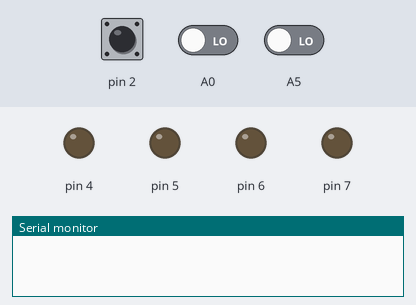
Recording of a sketch running on a simulated Arduino Uno, built with avr-gcc and run on an emulated ATmega328P. Shown: output pins drawn as LEDs (lit = HIGH), the last lines printed to the serial monitor. Dashed ring = blinking. The inputs (shaded band) are chosen by the test bench; at power-on: pin 2 HIGH, A5 LOW, A0 LOW. Random numbers use the default seed unless the sketch sets one; EEPROM starts erased.

Above: at 4.2 s.
4.3 s: pin 2 pulsed HIGH 2 times (0.12 s each, 0.3 s apart)
At 5.4 s:
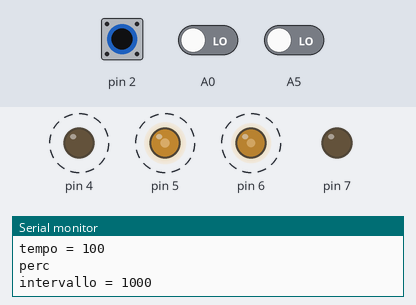
At 5.95 s:
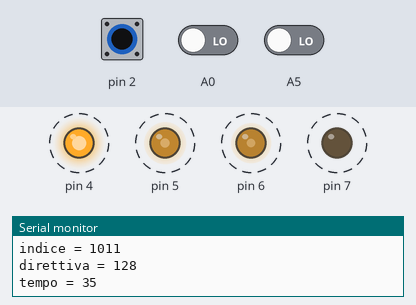
7.3 s: A5 driven HIGH
At 8.13 s:
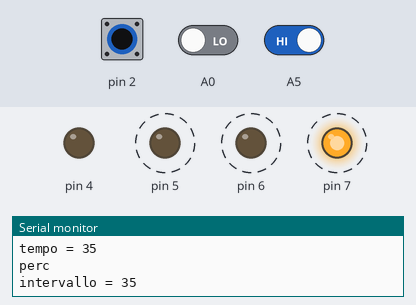
10.3 s: A5 driven LOW
13.3 s: A0 driven HIGH
Timing chart, 0 to 17.3 s (numbered marks = the images above; inputs shaded):
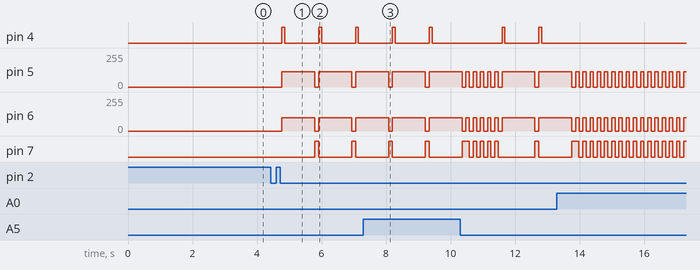

Measured:
- after the input at 4.3 s, pin 4: alternates HIGH for 0.09 s and LOW for 1.1 s, starting after 0.47 s; pin 5: alternates 115/255 for 1.0 s and 0/255 for 0.12 s, starting after 0.47 s; pin 6: alternates 100/255 for 1.0 s and 0/255 for 0.12 s, starting after 0.47 s; pin 7: alternates HIGH for 0.12 s and LOW for 1.0 s, starting after 1.5 s

The sketch:

tesina.ino
```cpp
/* Filippo Bertoncelli progetto tesina*/
#include <EEPROM.h>

char dato;
int mills;
int indS = 0;
boolean dirR = 0,dirL = 0;
int prevmills = 0;
boolean control;
int intervallo=0x23;
int interval = 1000;
int indW = 0;
int indR = 0;
int salv[]={
  0,0,0,0,0,0,0,0,0,0};
byte directive;
boolean interr=false;


void setup(){
  EEPROM.write(1011,0x80);//svolta destra
  EEPROM.write(1012,0x23);//tempo svolta
  EEPROM.write(1013,0x05);//avanti
  EEPROM.write(1014,0x64);//tempo avanti
  EEPROM.write(1015,0x40);//svolta destra
  EEPROM.write(1016,0x23);//tempo svolta
  EEPROM.write(1017,0x01);//fine intervallo svolta
  EEPROM.write(1018,0x40);//svolta destra
  EEPROM.write(1019,0x23);//tempo svolta
  EEPROM.write(1020,0x05);//avanti
  EEPROM.write(1021,0x64);//tempo avanti
  EEPROM.write(1022,0x80);//svolta destra
  EEPROM.write(1023,0x23);//tempo svolta
  Serial.begin(9600);
  attachInterrupt(0,toggle,FALLING);
  pinMode(4,OUTPUT);
  pinMode(7,OUTPUT);
  pinMode(5,OUTPUT);
  pinMode(6,OUTPUT);
  pinMode(A0,INPUT);
  pinMode(A5,INPUT);
  pinMode(A1,INPUT);
}

void loop(){
  if (interr){
    mills = millis();
    if(mills-prevmills>interval)
    {
      if (indR == 1014 || indR == 1020){
        control = true;
        Serial.println("control vero");
      }
      Serial.println("intervallo finito");
      prevmills = mills;
      directive = EEPROM.read(indR);
      Serial.print("indice = ");
      Serial.println(indR);
      Serial.print("direttiva = ");
      Serial.println(directive);
      Serial.print("tempo = ");
      Serial.println(EEPROM.read(indR+1));
      indR++;
      if (directive == 0xff)
      {
        Serial.println("fine percorso");
        analogWrite(5,0);
        analogWrite(6,0);
        interr = false;
      }
      else if(directive == 2)
      {
        indR = 0;
        Serial.println("reinizio percorso");
        interr = true;
        interval = 0;
      }
      else if(directive == 1)
      {
        indR = salv[indS--];
        interr = true;
        interval = 0;
      }
      else{
        Serial.println("perc");
        dirR = directive & 0x80;
        dirL = directive & 0x40;

        interval = EEPROM.read(indR)* 0x0A;
        if(dirL != dirR && indR < 1010) intervallo = interval;
        indR++;
        Serial.print("intervallo = ");
        if (dirL!= dirR && indR >1010)interval=intervallo;
        Serial.println(interval);
        digitalWrite(4,dirR);
        digitalWrite(7,dirL);
        analogWrite(5,115);
        analogWrite(6,100);
      }

      if((directive == 0x80 || directive == 0x40)&& (indR == 1022 || indR == 1016))
      {
        indR = salv[indS--];
      }
    }
    else if(!((indR <= 1015 && indR >= 1012)||(indR <=1021 && indR >= 1018)))
    {

      seeObstacle();
    }
  }
  else{
    analogWrite(5,0);
    analogWrite(6,0);
  }
}

//-----------------------------------------------------------
void seeObstacle()
{
  if((digitalRead(A0)== LOW)||(digitalRead(A5)== LOW)){
    analogWrite(5,0);
    analogWrite(6,0);
    Serial.println("see obstacle");
    avoidObstacle();
  }
}
void avoidObstacle()
{
  salv[indS++] = indR;
  interval = 0;
  control = false;
  Serial.println("control falso");
  if(digitalRead(A0)== false && digitalRead(A5)== true){
    indR = 1011;
  }
  else if(digitalRead(A0)== true && digitalRead(A5)== false){
    indR = 1018;
  }
  else{
    if(random(2))
      indR = 1011;
    else
      indR = 1018;
  }
}
//-----------------------------------------------------
void toggle()
{
  int s = 1;
  unsigned long vel = 0;
  Serial.print('j');
  if(interr == false)
  {
    indR = 0;
    interr = true;
    indS = 0;
  }
  else
    interr = false;

}//--------------------------------------------------
//---------------------------------------------------

void serialEvent(){
  byte x;
  int bat;
  dato = Serial.read();
  if (dato =='$'){
    delay(5);
    while(Serial.available()){
      x = Serial.read();
      EEPROM.write(indW,x);
      Serial.print((char)EEPROM.read(indW));
      Serial.print("  ");
      Serial.println(indW);
      indW++;
    }
    indW=0;
  }
  if (dato == '#'){
    bat = analogRead(A1);
    bat = map(bat, 0, 1023, 0, 5000);
    Serial.print("Battery ");
    Serial.println(bat);
  }
}
```
